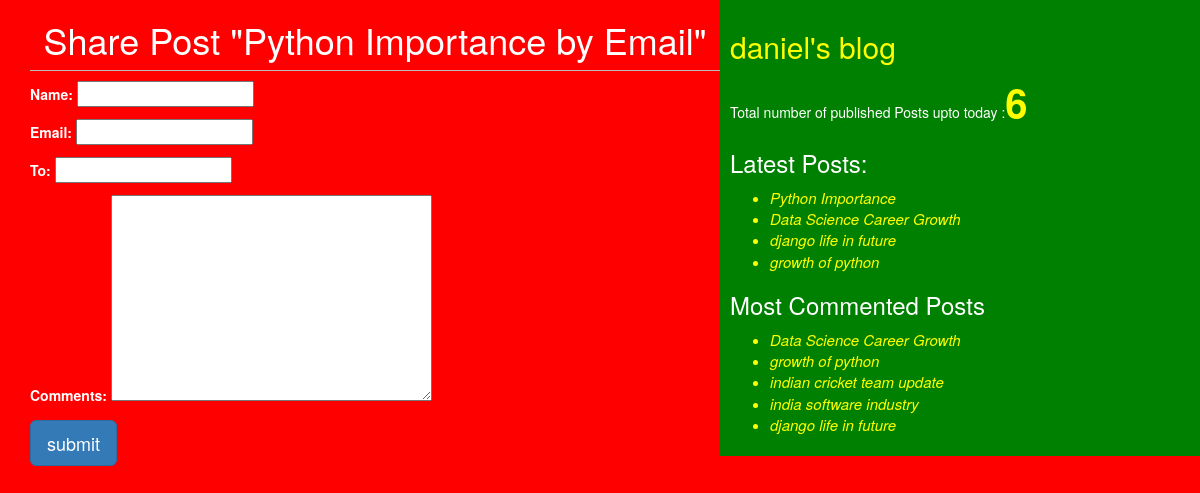
The page /7/share on the database its author committed.
### testapp/models.py (models this page shows, shortened)
class Post(models.Model):
    STATUS_CHOICE=(('draft','Draft'),('published','Published'))
    title=models.CharField(max_length=256)
    slug=models.SlugField(max_length=256,unique_for_date='publish')
    author=models.ForeignKey(User,related_name='blog_posts',on_delete=models.CASCADE)
    body=models.TextField()
    publish=models.DateTimeField(default=timezone.now)
    created=models.DateTimeField(auto_now_add=True)
    updated=models.DateTimeField(auto_now=True)
    status=models.CharField(max_length=10,choices=STATUS_CHOICE,default='draft')
    objects=CustomManager()
    tags=TaggableManager()
    class Meta:
        ordering=('-publish',)
    def get_absolute_url(self):
        return reverse('post_detail',args=[self.publish.year,self.publish.strftime('%m'),self.publish.strftime('%d'),self.slug])

### testapp/views.py (the view)
# urls.py: path('<int:id>/share', views.mail_send_view),
def mail_send_view(request,id):
    post=get_object_or_404(Post,id=id,status='published')
    sent=False
    if request.method=='POST':
        form=EmailSendForm(request.POST)
        if form.is_valid():
            cd=form.cleaned_data
            subject='{}({}) recommends you to read"{}"'.format(cd['name'],cd['email'],post.title)
            post_url=request.build_absolute_uri(post.get_absolute_url())
            message='Read Post At: \n {} \n \n{}\'s Comments:\n{}'.format(post_url,cd['name'],cd['comments'])
            send_mail(subject,message,'durga@blog.com',[cd['to']])
            sent=True
    else:
        form=EmailSendForm()
    return render( request,'testapp/sharebymail.html',{'form':form,'post':post,'sent':sent})

### testapp/forms.py
class EmailSendForm(forms.Form):
    name=forms.CharField()
    email=forms.EmailField()
    to=forms.EmailField()
    comments=forms.CharField(required=False,widget=forms.Textarea)

### testapp/models.py (called while the page is built)
    def get_queryset(self):
        return super().get_queryset().filter(status='published')

### testapp/templatetags/blog_tags.py (called while the page is built)
@register.simple_tag
def total_posts():
    return Post.objects.count()

@register.inclusion_tag('testapp/latest_posts123.html')
def show_latest_posts(count=3):
    latest_posts=Post.objects.order_by('-publish')[:count]
    return {'latest_posts':latest_posts}

@register.simple_tag
def get_most_commented_posts(count=5):
    return Post.objects.annotate(total_comments=Count('comments')).order_by('-total_comments')[:count]

### templates/testapp/sharebymail.html (shortened to what this page needs)
{%extends 'testapp/base.html'%}
{%block content%}
  {%if sent%}
    <h1>Email sent Successfully</h1>
    <h2>Post with the title " {{post.title}} information shared by email"</h2>
  {%else%}
    <h1>Share Post "{{post.title}} by Email"</h1>
    <form  method="post">
      {{form.as_p}}
      <input type="submit" class="btn btn-primary btn-lg" value="submit">
    </form>
  {%endif%}
{%endblock%}

### templates/testapp/base.html (shortened to what this page needs)
<!DOCTYPE html>
{%load blog_tags%}
{%load static%}
<html lang="en" dir="ltr">
  <head>
    <link rel="stylesheet" href="https://stackpath.bootstrapcdn.com/bootstrap/3.4.1/css/bootstrap.min.css">
    <link rel="stylesheet" href="{% static "css/blog.css" %}">
  </head>
  <body>
    <div class="content">
      {%block content%}{%endblock%}
    </div>
    <div class="sidebar">
      <h2>daniel's blog</h2>
      <p>Total number of published Posts upto today :<span id='pcount'>{%total_posts%}</span> </p>
      <h3>Latest Posts:</h3><span id='updates'>{%show_latest_posts 4%}</span>
      <h3>Most Commented Posts</h3>
      {%get_most_commented_posts as most_commented_posts%}
      <ul>
        {%for post in most_commented_posts%}
        <li> <a href="{{post.get_absolute_url}}">{{post.title}}</a></li>
        {%endfor%}
      </ul>
    </div>
  </body>
</html>

### templates/testapp/latest_posts123.html
<ul>
  {%for post in latest_posts%}
  <li><a href="{{post.get_absolute_url}}">{{post.title}}</a></li>
  {%endfor%}
</ul>

### static/css/blog.css (style rules this page uses)
.content { width: 60%; float:left; padding: 0 0 0 30px; background: red; }
.sidebar { width:40%; float: right; padding:10px; background: green; }
h1 { text-align: center; border-bottom: 1px solid #bbb; padding-bottom: 10px; }
h2 { color:yellow; }
body { color: white; background-color: red; }
a { color:yellow; font-size: 15px; font-style: italic; }
#pcount { font-size:40px; color:yellow; font-weight: bold; }
li { color:yellow; }
input { color: black; }
textarea { color:black }

### rows shown on the page
Post: title "Python Importance"
Post: title "Data Science Career Growth"
Post: title "django life in future"
Post: title "growth of python"
Post: title "indian cricket team update"
Post: title "india software industry"
